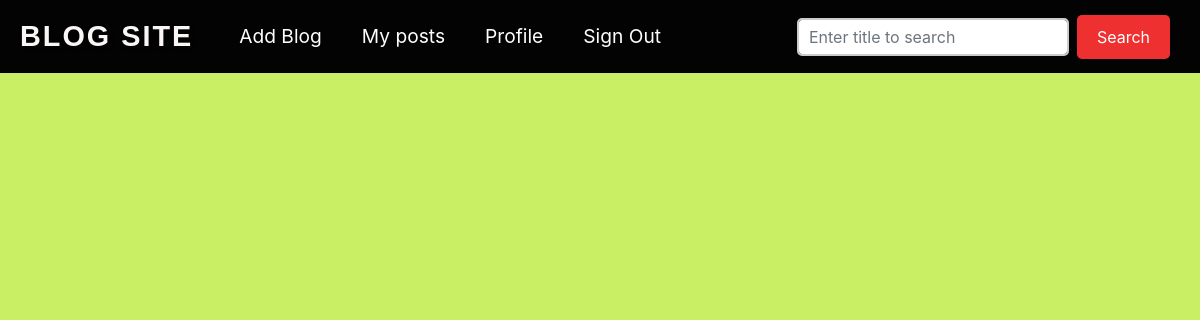
The page /my_post/ (signed in) on the database as committed earlier.
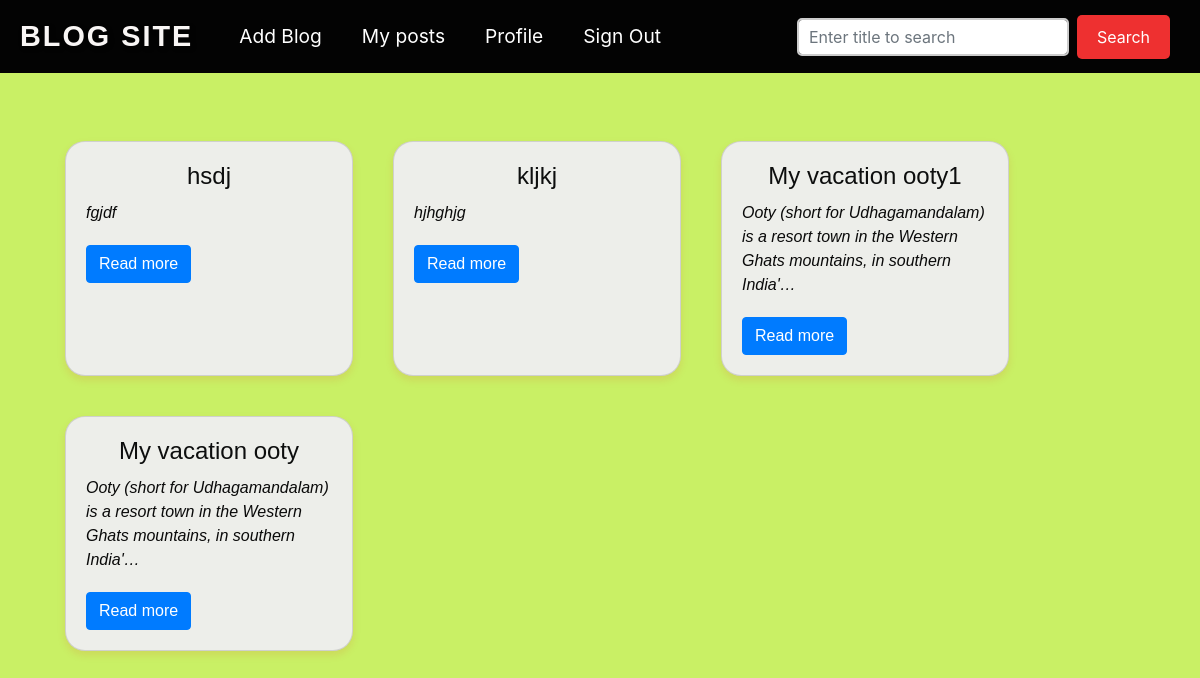
The same page on the database as committed later.
### blog/models.py (models this page shows, shortened)
class BlogPost(models.Model):
    title = models.CharField(max_length=255)
    author = models.ForeignKey(User,on_delete=models.CASCADE)
    slug = models.CharField(max_length=50)
    content = models.TextField()
    date_time = models.DateTimeField(auto_now_add=True)

### blog/views.py (the view)
# urls.py: path('my_post/',views.my_post,name="my_post"),
@login_required(login_url='/login')
def my_post(request):
    user = request.user
    mypost = BlogPost.objects.filter(author=user).order_by('-date_time')
    data = {'mypost':mypost}
    return render(request,"mypost.html",context=data)

### blog/templates/mypost.html
{% extends 'base.html' %}
{% load static %}
{% block content %}
<link rel="stylesheet" href="{% static 'css/mypost.css' %}">
<div class="container mt-5 mb-3">
  <div class="row">
    {% for post in mypost %}
    <div class="card custom-card" style="width: 18rem;">
      <div class="card-body">
        <h5 class="card-title">{{post.title}}</h5>
        <p class="card-text">{{post.content | truncatechars:100}}</p>
        <a href="#" class="btn btn-primary">Read more</a>
      </div>
    </div>
    {% endfor %}
  </div>
</div>
{% endblock %}

Rows that differ between the two databases and show on the page:
added BlogPost: title "hsdj", content "fgjdf"
added BlogPost: title "kljkj", content "hjhghjg"
added BlogPost: title "My vacation ooty1", content "Ooty (short for Udhagamandalam) is a resort town in the Western Ghats mountains, in southern India'…"
added BlogPost: title "My vacation ooty", content "Ooty (short for Udhagamandalam) is a resort town in the Western Ghats mountains, in southern India'…"
